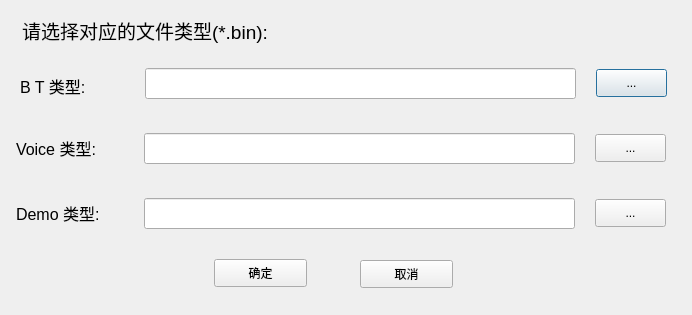
<?xml version="1.0" encoding="UTF-8"?>
<ui version="4.0">
 <class>dlgBinFile</class>
 <widget class="QDialog" name="dlgBinFile">
  <property name="geometry">
   <rect>
    <x>0</x>
    <y>0</y>
    <width>692</width>
    <height>315</height>
   </rect>
  </property>
  <property name="windowTitle">
   <string>固件文件选择</string>
  </property>
  <widget class="QLabel" name="lblBt">
   <property name="geometry">
    <rect>
     <x>20</x>
     <y>65</y>
     <width>111</width>
     <height>41</height>
    </rect>
   </property>
   <property name="font">
    <font>
     <family>Arial</family>
     <pointsize>12</pointsize>
    </font>
   </property>
   <property name="text">
    <string>B T 类型:</string>
   </property>
  </widget>
  <widget class="QLineEdit" name="edtBtType">
   <property name="geometry">
    <rect>
     <x>145</x>
     <y>68</y>
     <width>431</width>
     <height>31</height>
    </rect>
   </property>
  </widget>
  <widget class="QLabel" name="lbl_tips">
   <property name="geometry">
    <rect>
     <x>22</x>
     <y>10</y>
     <width>551</width>
     <height>41</height>
    </rect>
   </property>
   <property name="font">
    <font>
     <family>Arial</family>
     <pointsize>14</pointsize>
    </font>
   </property>
   <property name="text">
    <string>请选择对应的文件类型(*.bin):</string>
   </property>
  </widget>
  <widget class="QPushButton" name="btnBtType">
   <property name="geometry">
    <rect>
     <x>596</x>
     <y>69</y>
     <width>71</width>
     <height>28</height>
    </rect>
   </property>
   <property name="text">
    <string>...</string>
   </property>
  </widget>
  <widget class="QLabel" name="lblVoice">
   <property name="geometry">
    <rect>
     <x>16</x>
     <y>127</y>
     <width>111</width>
     <height>41</height>
    </rect>
   </property>
   <property name="font">
    <font>
     <family>Arial</family>
     <pointsize>12</pointsize>
    </font>
   </property>
   <property name="text">
    <string>Voice 类型:</string>
   </property>
  </widget>
  <widget class="QPushButton" name="btnVoiceType">
   <property name="geometry">
    <rect>
     <x>595</x>
     <y>134</y>
     <width>71</width>
     <height>28</height>
    </rect>
   </property>
   <property name="text">
    <string>...</string>
   </property>
  </widget>
  <widget class="QLineEdit" name="edtVoiceType">
   <property name="geometry">
    <rect>
     <x>144</x>
     <y>133</y>
     <width>431</width>
     <height>31</height>
    </rect>
   </property>
  </widget>
  <widget class="QPushButton" name="btnDemoType">
   <property name="geometry">
    <rect>
     <x>595</x>
     <y>199</y>
     <width>71</width>
     <height>28</height>
    </rect>
   </property>
   <property name="text">
    <string>...</string>
   </property>
  </widget>
  <widget class="QLabel" name="lblDemo">
   <property name="geometry">
    <rect>
     <x>16</x>
     <y>192</y>
     <width>111</width>
     <height>41</height>
    </rect>
   </property>
   <property name="font">
    <font>
     <family>Arial</family>
     <pointsize>12</pointsize>
    </font>
   </property>
   <property name="text">
    <string>Demo 类型:</string>
   </property>
  </widget>
  <widget class="QLineEdit" name="edtDemoType">
   <property name="geometry">
    <rect>
     <x>144</x>
     <y>198</y>
     <width>431</width>
     <height>31</height>
    </rect>
   </property>
  </widget>
  <widget class="QPushButton" name="btnOK">
   <property name="geometry">
    <rect>
     <x>214</x>
     <y>259</y>
     <width>93</width>
     <height>28</height>
    </rect>
   </property>
   <property name="text">
    <string>确定</string>
   </property>
  </widget>
  <widget class="QPushButton" name="btnCancel">
   <property name="geometry">
    <rect>
     <x>360</x>
     <y>260</y>
     <width>93</width>
     <height>28</height>
    </rect>
   </property>
   <property name="text">
    <string>取消</string>
   </property>
  </widget>
 </widget>
 <resources/>
 <connections/>
</ui>
